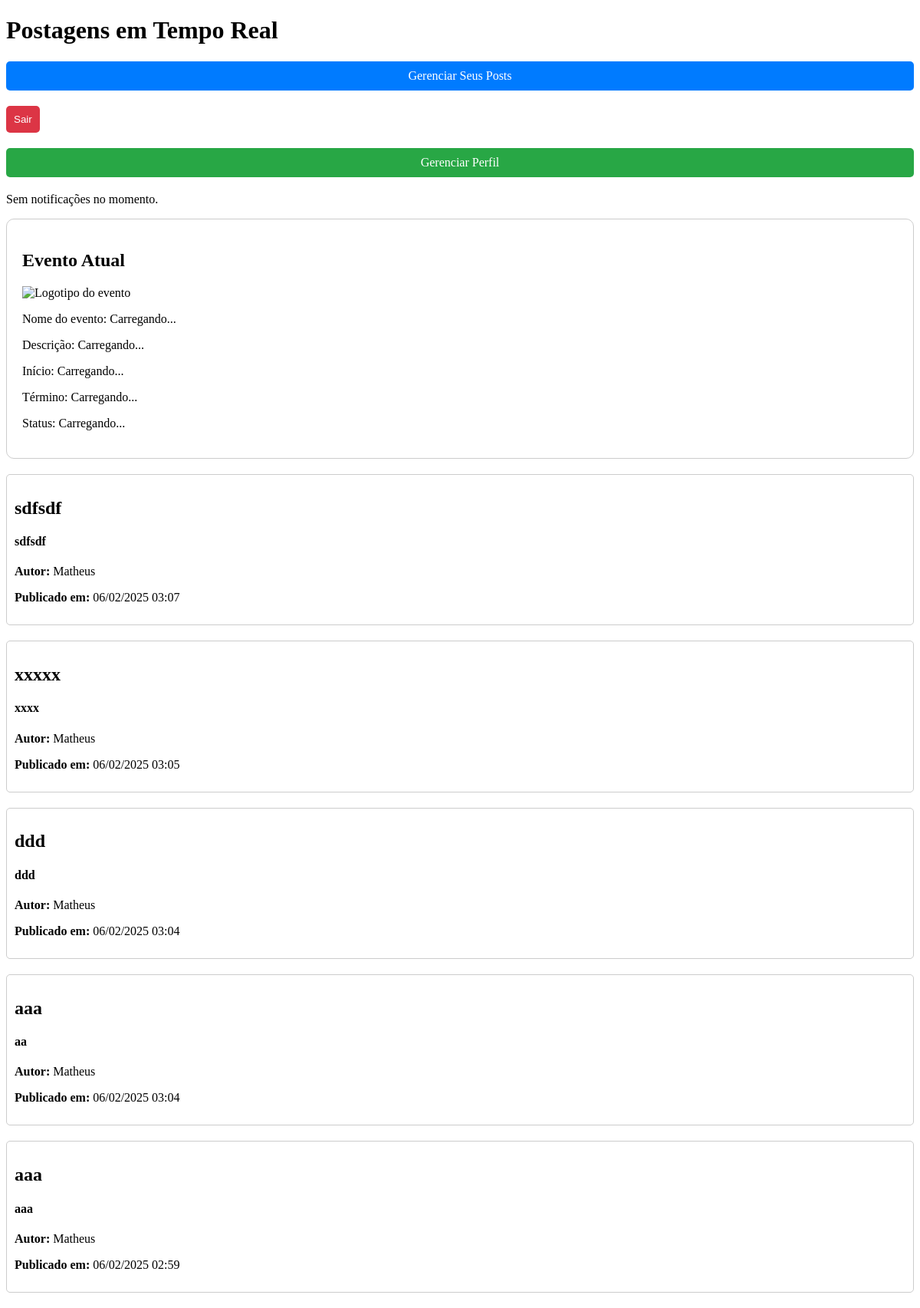
The app's page /home/ (signed in), older data.
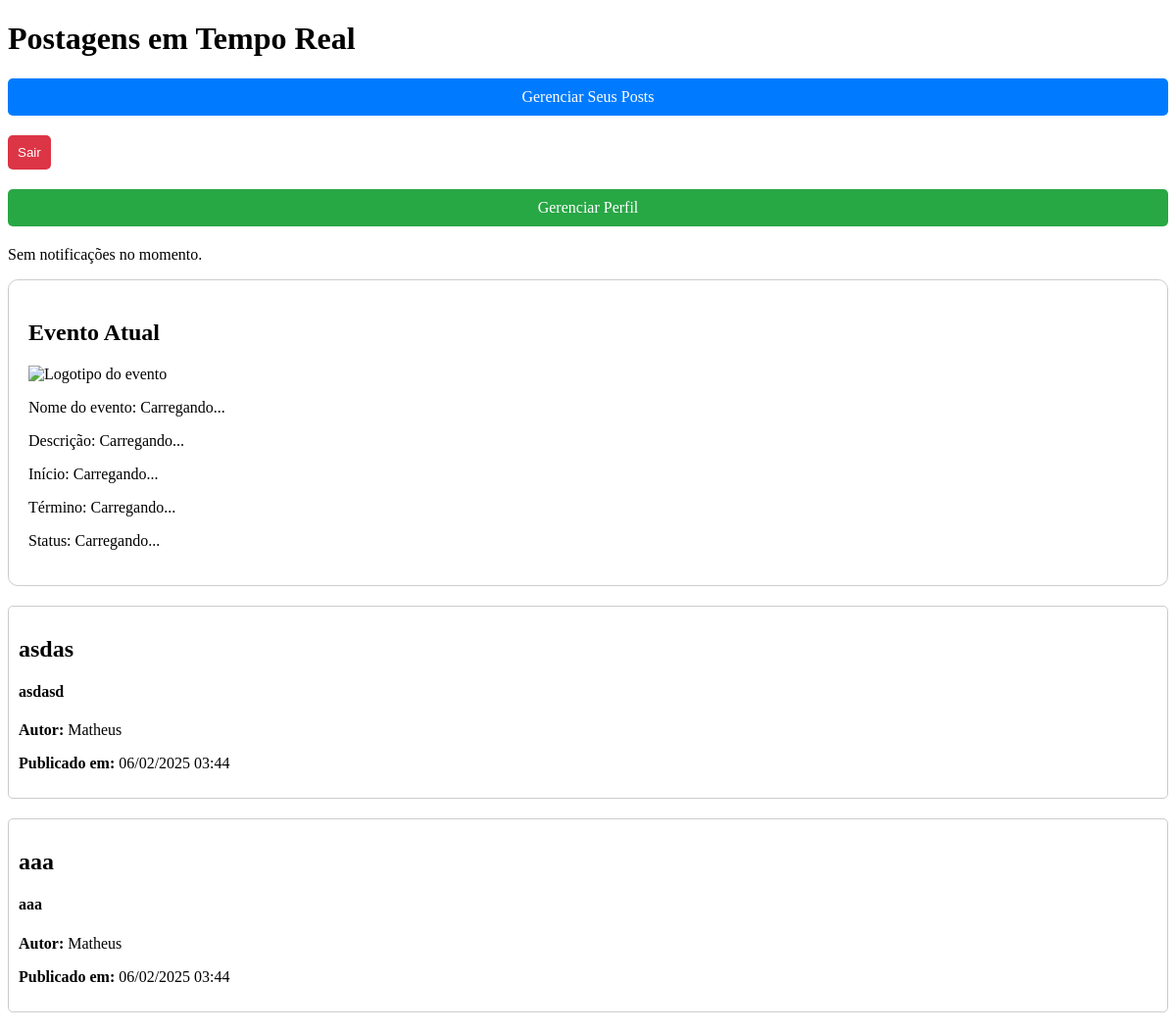
The same page, newer data.
### notificacoes/models.py (models this page shows, shortened)
class Post(models.Model):
    title = models.CharField(max_length=255)
    subtitle = models.CharField(max_length=255)
    image = models.ImageField(upload_to='posts/', null=True, blank=True)
    author = models.ForeignKey(User, on_delete=models.CASCADE)
    created_at = models.DateTimeField(auto_now_add=True)
    event = models.ForeignKey('Event', on_delete=models.CASCADE, null=True, blank=True)

### notificacoes/views.py (the view)
# urls.py: path('home/', home, name='home'),
@login_required
def home(request):
    event = Event.objects.filter(status='active').first()
    if event:
        event.auto_update_status()
    posts = Post.objects.all().order_by('-created_at')
    return render(request, 'notificacoes/home.html', {
        'user_id_json': json.dumps(request.user.id),
        'posts': posts,
        'event': event,
    })

### notificacoes/templates/notificacoes/home.html (shortened to what this page needs)
<!DOCTYPE html>
<html lang="pt-BR">
<head>
    {% load static %}
</head>
<body>
    <h1>Postagens em Tempo Real</h1>
    {% if user.is_authenticated %}
        <a href="{% url 'user_dashboard' %}"
           style="display: block; margin: 20px 0; text-decoration: none; background-color: #007bff; color: white; padding: 10px; border-radius: 5px; text-align: center;">
            Gerenciar Seus Posts
        </a>
    {% endif %}
    <form method="POST" action="{% url 'logout' %}">
        <button type="submit" style="background-color: #dc3545; color: white; padding: 10px; border: none; border-radius: 5px; cursor: pointer;">
            Sair
        </button>
    </form>
    <a href="{% url 'profile' %}"
       style="display: block; margin: 20px 0; text-decoration: none; background-color: #28a745; color: white; padding: 10px; border-radius: 5px; text-align: center;">
       Gerenciar Perfil
    </a>
    <div id="push-notification-area" data-user-id="{{ user_id_json }}">
        <p>Sem notificações no momento.</p>
    </div>
    <div id="event-container" data-event-id="{% if event %}{{ event.id }}{% endif %}"
         style="border: 1px solid #ccc; padding: 20px; margin-bottom: 20px; border-radius: 10px;">
        <h2>Evento Atual</h2>
        <p>
            <img id="event-logo" src="{% if event and event.logo %}{{ event.logo.url }}{% else %}# {% endif %}"
                alt="Logotipo do evento">
        </p>
        <p>Nome do evento: <span id="event-name">{% if event %}{{ event.name }}{% else %}Carregando...{% endif %}</span></p>
        <p>Descrição: <span id="event-description">{% if event %}{{ event.description }}{% else %}Carregando...{% endif %}</span></p>
        <p>Início: <span id="event-start">{% if event %}{{ event.start_date|date:"d/m/Y H:i" }}{% else %}Carregando...{% endif %}</span></p>
        <p>Término: <span id="event-end">{% if event %}{{ event.end_date|date:"d/m/Y H:i" }}{% else %}Carregando...{% endif %}</span></p>
        <p>Status: <span id="event-status">Carregando...</span></p>
    </div>
    <div id="post-container" data-user-id="{{ user_id_json }}">
        {% if posts %}
            {% for post in posts %}
            <div class="post" data-post-id="{{ post.id }}" style="margin-bottom: 20px; border: 1px solid #ccc; padding: 10px; border-radius: 5px;">
                <h2>{{ post.title }}</h2>
                <h4>{{ post.subtitle }}</h4>
                <p><strong>Autor:</strong> {{ post.author.username }}</p>
                <p><strong>Publicado em:</strong> {{ post.created_at|date:"d/m/Y H:i" }}</p>
            </div>
            {% endfor %}
        {% else %}
            <p>Sem postagens no momento.</p>
        {% endif %}
    </div>
</body>
</html>

Row changes from the older to the newer data that the page shows:
removed Post: title "sdfsdf", subtitle "sdfsdf", author.username "Matheus", created_at "06/02/2025 03:07"
removed Post: title "xxxxx", subtitle "xxxx", author.username "Matheus", created_at "06/02/2025 03:05"
removed Post: title "ddd", subtitle "ddd", author.username "Matheus", created_at "06/02/2025 03:04"
removed Post: title "aaa", subtitle "aa", author.username "Matheus", created_at "06/02/2025 03:04"
removed Post: title "aaa", subtitle "aaa", author.username "Matheus", created_at "06/02/2025 02:59"
added Post: title "asdas", subtitle "asdasd", author.username "Matheus", created_at "06/02/2025 03:44"
added Post: title "aaa", subtitle "aaa", author.username "Matheus", created_at "06/02/2025 03:44"
